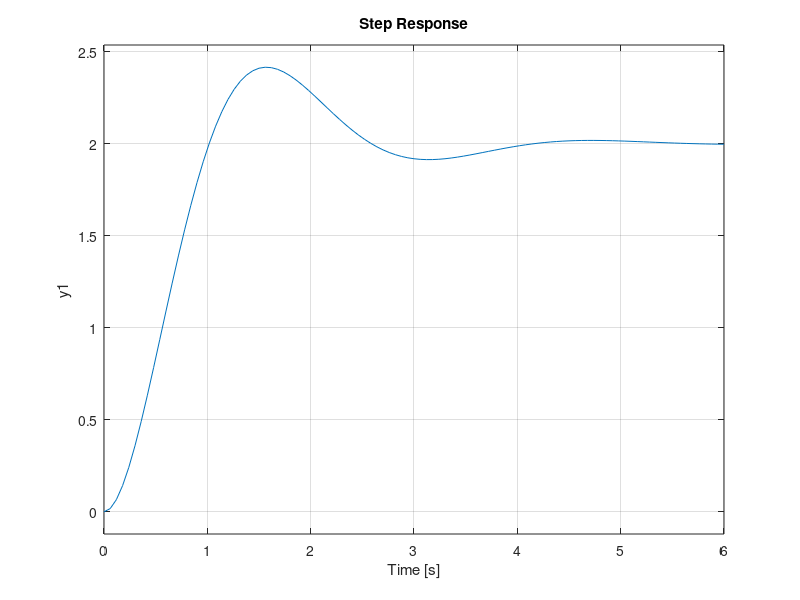

MATLAB code to generate this figure:
% SISTEMAS DE SEGUNDO ORDEN
clc; clear all;
% Ejercicio 1
% G1 = tf([1],[1 3 2])
% z = zero(G1)
% p = pole(G1)
% pzmap(G1)
% %step (G1)
%zplane(z,p)
%grid on

% G2 = tf([6],[1 4 4])
% z = zero(G2)
% P = pole(G2)
% pzmap(G2)
% step (G2)

G3 = tf([10],[1 2 5])
z = zero(G3)
P = pole(G3)
pzmap(G3)
step (G3)

% http://www.isa.uniovi.es/~alonsog/Regulacion/PL%2007%20Introduccion%20a%20MATLAB.pdf
% https://www.youtube.com/watch?v=HL195BqGpyc
% http://isa.uniovi.es/docencia/raeuitig/matlabysimulink.pdf